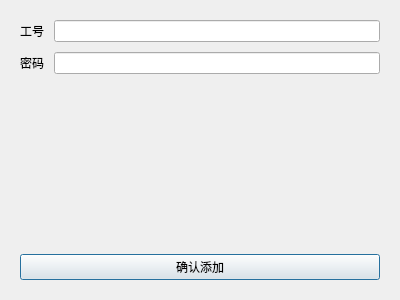
<?xml version="1.0" encoding="UTF-8"?>
<ui version="4.0">
 <class>AddUser</class>
 <widget class="QDialog" name="AddUser">
  <property name="geometry">
   <rect>
    <x>0</x>
    <y>0</y>
    <width>400</width>
    <height>300</height>
   </rect>
  </property>
  <property name="windowTitle">
   <string>添加用户</string>
  </property>
  <layout class="QVBoxLayout" name="verticalLayout">
   <property name="spacing">
    <number>10</number>
   </property>
   <property name="leftMargin">
    <number>20</number>
   </property>
   <property name="topMargin">
    <number>20</number>
   </property>
   <property name="rightMargin">
    <number>20</number>
   </property>
   <property name="bottomMargin">
    <number>20</number>
   </property>
   <item>
    <layout class="QFormLayout" name="formLayout">
     <item row="0" column="0">
      <widget class="QLabel" name="userIdentity">
       <property name="text">
        <string>工号</string>
       </property>
      </widget>
     </item>
     <item row="0" column="1">
      <widget class="QLineEdit" name="lineEdit"/>
     </item>
     <item row="1" column="0">
      <widget class="QLabel" name="label_2">
       <property name="text">
        <string>密码</string>
       </property>
      </widget>
     </item>
     <item row="1" column="1">
      <widget class="QLineEdit" name="lineEdit_2"/>
     </item>
    </layout>
   </item>
   <item>
    <spacer name="verticalSpacer">
     <property name="orientation">
      <enum>Qt::Vertical</enum>
     </property>
     <property name="sizeHint" stdset="0">
      <size>
       <width>20</width>
       <height>40</height>
      </size>
     </property>
    </spacer>
   </item>
   <item>
    <widget class="QPushButton" name="confirmBtn">
     <property name="text">
      <string>确认添加</string>
     </property>
    </widget>
   </item>
  </layout>
 </widget>
 <resources/>
 <connections/>
</ui>
